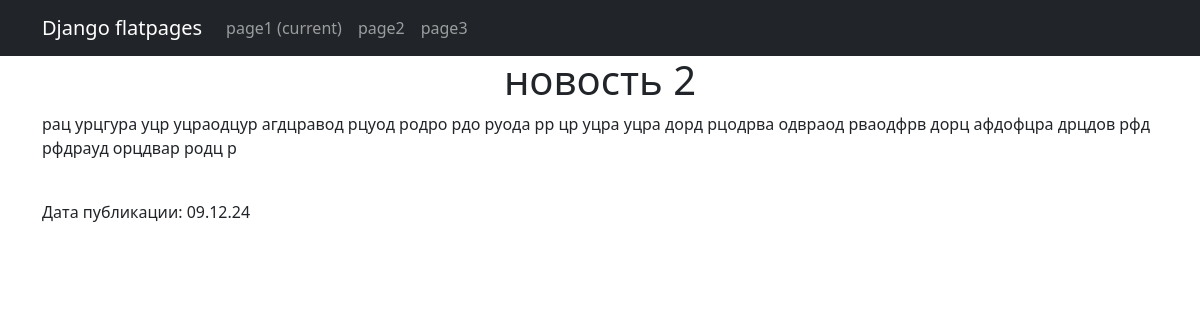
The page /news/2 on the database its author committed.
### news/models.py (models this page shows, shortened)
class Post(models.Model):
    time_in = models.DateTimeField(auto_now_add = True)
    title = models.CharField(max_length=255, default='title')
    text = models.TextField(default='пустой пост')

### news/views.py (the view)
# urls.py: path('<int:pk>', PostDetail.as_view()),
class PostDetail(DetailView):
    model = Post
    template_name = 'post.html'
    context_object_name = 'post'

### news/templatetags/custom_filters.py (called while the page is built)
@register.filter()
def censor(value):
    if type(value) != str:
        raise TypeError
    for word in BADWORDS:
        value = value.replace(word, word[0] + '*' * (len(word) - 1))
        value = value.replace(word.capitalize(), word[0].upper() + '*' * (len(word) - 1))
    return value

### templates/post.html (shortened to what this page needs)
{% extends 'flatpages/default.html' %}
{% load custom_filters %}
{% block content %}
<h1>{{ post.title|censor }}</h1>
<body><p align="left">{{ post.text|censor }}</p>
<br>
<p align="left">Дата публикации: {{ post.time_in|date:'d.m.y' }}</p>
</body>
{% endblock content %}

### rows shown on the page
Post: title|censor "новость 2", text|censor "рац урцгура уцр уцраодцур агдцравод рцуод родро рдо руода рр цр уцра уцра дорд рцодрва одвраод рваодфрв дорц афдофцра дрцдов рфд рфдрауд орцдвар родц р", time_in "09.12.24"
